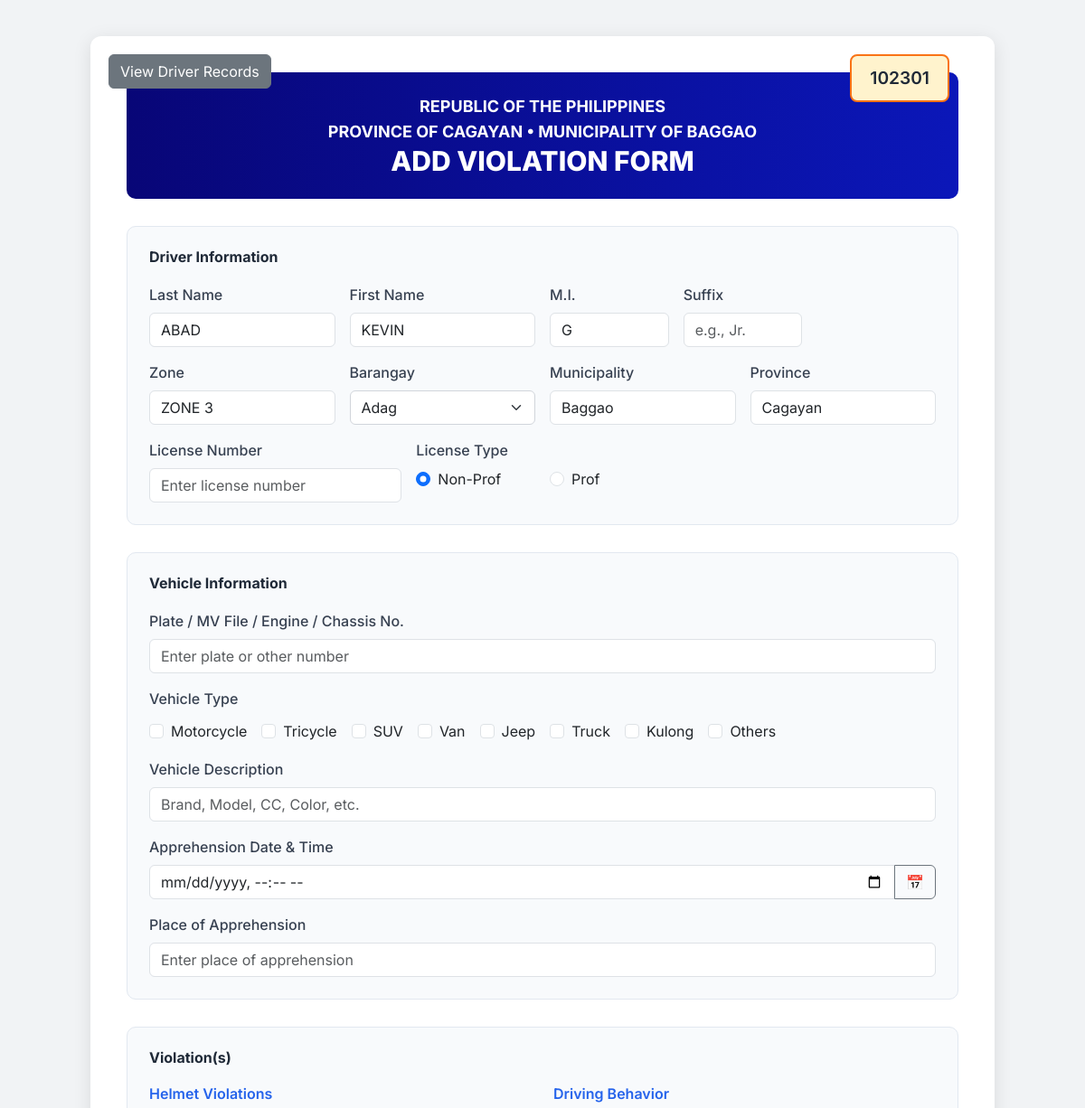
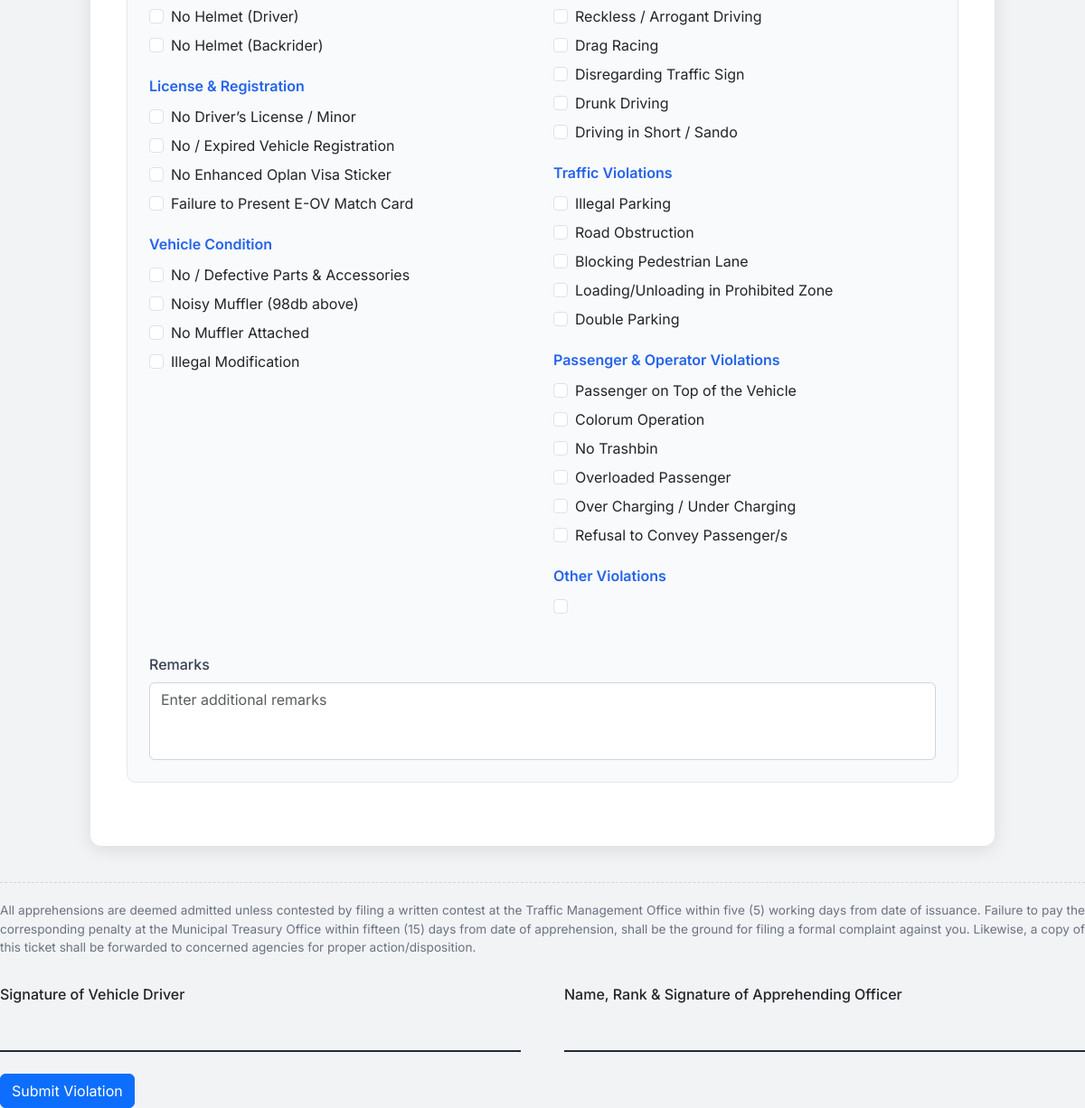
The page /add_violation_form.php?driver_id=48 on the database its author committed (2 pictures, top to bottom).
### tables this page shows
CREATE TABLE `drivers` (
  `driver_id` int(11) NOT NULL,
  `last_name` varchar(50) NOT NULL,
  `first_name` varchar(50) NOT NULL,
  `middle_initial` varchar(5) DEFAULT NULL,
  `suffix` varchar(10) DEFAULT NULL,
  `zone` varchar(50) DEFAULT NULL,
  `barangay` varchar(100) DEFAULT NULL,
  `municipality` varchar(100) DEFAULT 'Baggao',
  `province` varchar(100) DEFAULT 'Cagayan',
  `license_number` varchar(20) DEFAULT NULL,
  `license_type` enum('Non-Professional','Professional') DEFAULT NULL
);

### add_violation_form.php (the view, shortened to what the rows shown need)
<?php
$servername = "localhost";
$username = "root";
$password = "";
$dbname = "traffic_citation_db";
try {
    $conn = new PDO("mysql:host=$servername;dbname=$dbname", $username, $password);
    $conn->setAttribute(PDO::ATTR_ERRMODE, PDO::ERRMODE_EXCEPTION);
    $driver_data = [];
    if (isset($_GET['driver_id'])) {
        $driver_id = (int)$_GET['driver_id'];
        $stmt = $conn->prepare("SELECT * FROM drivers WHERE driver_id = :driver_id");
        $stmt->execute([':driver_id' => $driver_id]);
        $driver_data = $stmt->fetch(PDO::FETCH_ASSOC);
    }
} catch (PDOException $e) {
    $next_ticket = "06101";
    $driver_data = [];
}
?>
<!DOCTYPE html>
<html lang="en">
<head>
    <link href="https://cdn.jsdelivr.net/npm/bootstrap@5.3.3/dist/css/bootstrap.min.css" rel="stylesheet">
    <link href="https://cdn.jsdelivr.net/npm/tailwindcss@2.2.19/dist/tailwind.min.css" rel="stylesheet">
</head>
<body>
    <form id="citationForm" action="insert_citation.php" method="POST">
        <div class="ticket-container position-relative">
            <div class="header">
                <h1 class="font-extrabold text-3xl">ADD VIOLATION FORM</h1>
            </div>
            <div class="section">
                <div class="row g-3">
                    <div class="col-md-3">
                        <label class="form-label">Last Name</label>
                        <input type="text" name="last_name" class="form-control" value="<?php echo htmlspecialchars($driver_data['last_name'] ?? ''); ?>" placeholder="Enter last name">
                    </div>
                    <div class="col-md-3">
                        <label class="form-label">First Name</label>
                        <input type="text" name="first_name" class="form-control" value="<?php echo htmlspecialchars($driver_data['first_name'] ?? ''); ?>" placeholder="Enter first name">
                    </div>
                    <div class="col-md-2">
                        <label class="form-label">M.I.</label>
                        <input type="text" name="middle_initial" class="form-control" value="<?php echo htmlspecialchars($driver_data['middle_initial'] ?? ''); ?>" placeholder="M.I.">
                    </div>
                    <div class="col-md-3">
                        <label class="form-label">Zone</label>
                        <input type="text" name="zone" class="form-control" value="<?php echo htmlspecialchars($driver_data['zone'] ?? ''); ?>" placeholder="Enter zone">
                    </div>
                    <div class="col-md-3">
                        <label class="form-label">Municipality</label>
                        <input type="text" name="municipality" class="form-control" id="municipalityInput" value="<?php echo htmlspecialchars($driver_data['municipality'] ?? 'Baggao'); ?>" readonly>
                    </div>
                    <div class="col-md-3">
                        <label class="form-label">Province</label>
                        <input type="text" name="province" class="form-control" id="provinceInput" value="<?php echo htmlspecialchars($driver_data['province'] ?? 'Cagayan'); ?>" readonly>
                    </div>
                    <div class="col-md-2">
                        <div class="form-check">
                            <input type="radio" class="form-check-input" name="license_type" value="nonProf" id="nonProf" <?php echo (!isset($driver_data['license_type']) || $driver_data['license_type'] == 'Non-Professional') ? 'checked' : ''; ?>>
                            <label class="form-check-label" for="nonProf">Non-Prof</label>
                        </div>
                    </div>
                    <div class="col-md-2">
                        <div class="form-check">
                            <input type="radio" class="form-check-input" name="license_type" value="prof" id="prof" <?php echo (isset($driver_data['license_type']) && $driver_data['license_type'] == 'Professional') ? 'checked' : ''; ?>>
                            <label class="form-check-label" for="prof">Prof</label>
                        </div>
                    </div>
                </div>
            </div>
            </div>
    </form>
</body>
</html>

### rows shown on the page
drivers: last_name "ABAD", first_name "KEVIN", middle_initial "G", zone "ZONE 3", municipality "Baggao", province "Cagayan", license_type "☑ Non-Prof", license_type "☐ Prof"

### other values the page prints
$next_ticket "102301"
$violation_offenses['noHelmetDriver']['label'] "No Helmet (Driver)"
$violation_offenses['noHelmetBackrider']['label'] "No Helmet (Backrider)"
$violation_offenses['noLicense']['label'] "No Driver’s License / Minor"
$violation_offenses['expiredReg']['label'] "No / Expired Vehicle Registration"
$violation_offenses['noOplanVisaSticker']['label'] "No Enhanced Oplan Visa Sticker"
$violation_offenses['noEovMatchCard']['label'] "Failure to Present E-OV Match Card"
$violation_offenses['defectiveAccessories']['label'] "No / Defective Parts & Accessories"
$violation_offenses['noisyMuffler']['label'] "Noisy Muffler (98db above)"
$violation_offenses['noMuffler']['label'] "No Muffler Attached"
$violation_offenses['illegalModification']['label'] "Illegal Modification"
$violation_offenses['recklessDriving']['label'] "Reckless / Arrogant Driving"
$violation_offenses['dragRacing']['label'] "Drag Racing"
$violation_offenses['disregardingSigns']['label'] "Disregarding Traffic Sign"
$violation_offenses['drunkDriving']['label'] "Drunk Driving"
